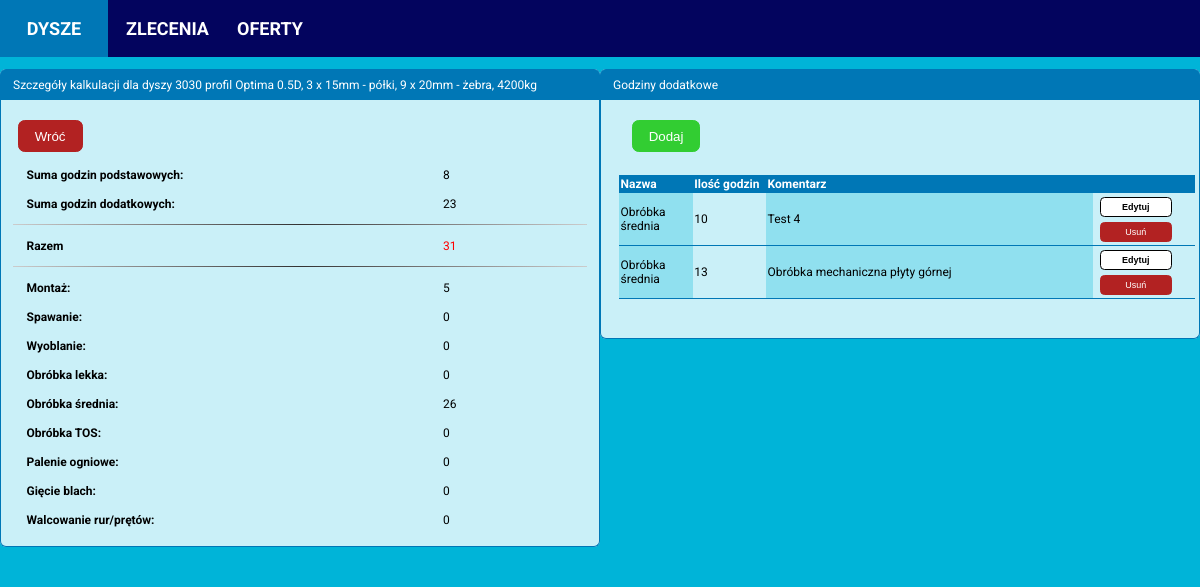
Screenshot of /nozzle/1/calculation/1/calculation_details with the database file from the repository.
### calculator/models.py (models this page shows, shortened)
class Nozzle(models.Model):
    PROFILES = (('Optima', 'Optima'),
                ('19A', '19A'),
                )
    INNER_RING_TYPES = (('Complete st. st. inside', 'Wnętrze nierdzewne'),
                        ('St. st. ring inside', 'Pierścień kawitacyjny nierdzewny'),
                        ('Complete steel', 'Wnętrze ze stali zwykłej'),
                        ('St. st. ring and outlet', 'Pierścień kawitacyjny i wylot ze stali nierdzewnej'))
    date_created = models.DateTimeField(auto_now_add=True)
    diameter = models.PositiveIntegerField(null=False, blank=False)
    profile = models.CharField(max_length=32, choices=PROFILES, null=False, blank=False)
    drawing_number = models.CharField(max_length=32, blank=True)
    profile_height = models.PositiveIntegerField(null=False, blank=False)
    inner_ring_type = models.CharField(max_length=32, choices=INNER_RING_TYPES, null=False, blank=False)
    inner_ring_thickness_propeller_zone = models.PositiveIntegerField(null=False, blank=False)
    inner_ring_thickness_inlet_zone = models.PositiveIntegerField(null=False, blank=False)
    inner_ring_thickness_outlet_zone = models.PositiveIntegerField(null=False, blank=False)
    ribs_quantity = models.PositiveIntegerField(null=False, blank=False)
    ribs_thickness = models.PositiveIntegerField(null=False, blank=False)
    segments_quantity = models.PositiveIntegerField(null=False, blank=False)
    segments_thickness = models.PositiveIntegerField(null=False, blank=False)
    has_headbox = models.BooleanField(null=False, blank=False)
    has_outlet_ring = models.BooleanField(null=False, blank=False)
    theoretical_weight = models.PositiveIntegerField(blank=True, default=0)
    real_weight = models.PositiveIntegerField(blank=True, default=0)

class AdditionalNozzleHours(models.Model):
    GROUP = [('assembly_hours', 'Montaż'),
             ('welding_hours', 'Spawanie'),
             ('spinning_hours', 'Wyoblanie'),
             ('small_machining_hours', 'Obróbka lekka'),
             ('medium_machining_hours', 'Obróbka średnia'),
             ('tos_machining_hours', 'Obróbka TOS'),
             ('cutting_plates_hours', 'Palenie blach'),
             ('bending_hours', 'Gięcie blach'),
             ('rolling_profiles_hours', 'Walcowanie rur'),
             ]
    calculation = models.ForeignKey(NozzleCalculation, on_delete=models.CASCADE)
    date_created = models.DateTimeField(auto_now_add=True)
    additional_hours_amount = models.PositiveIntegerField(blank=False)
    comment = models.TextField(blank=False, max_length=200)
    group = models.CharField(max_length=40, blank=True, null=True, choices=GROUP)

### calculator/views.py (the view)
# urls.py: path('nozzle/<int:nozzle_id>/calculation/<int:calculation_id>/calculation_details', nozzle_calculation_details_view, name='nozzle_calculation_details'),
def nozzle_calculation_details_view(request, nozzle_id, calculation_id):
    nozzle = Nozzle.objects.get(id=nozzle_id)
    ratio = round((nozzle.profile_height / nozzle.diameter), 1)
    calculation = NozzleCalculation.objects.get(id=calculation_id)
    total_hours = (calculation.assembly_hours + calculation.welding_hours + calculation.spinning_hours
                   + calculation.spinning_hours + calculation.small_machining_hours
                   + calculation.medium_machining_hours + calculation.tos_machining_hours
                   + calculation.cutting_plates_hours + calculation.bending_hours
                   + calculation.rolling_profiles_hours)
    additional_nozzle_hours = calculation.additionalnozzlehours_set.order_by('group')
    additional_hours = AdditionalNozzleHours.objects.filter(calculation=calculation).aggregate(total_hours=Sum('additional_hours_amount'))
    try:
        sum_of_all_hours = additional_hours['total_hours'] + total_hours
    except:
        sum_of_all_hours = total_hours
    additional_assembly_hours = AdditionalNozzleHours.objects.filter(
        calculation=calculation, group='assembly_hours').\
        aggregate(total_hours=Sum('additional_hours_amount'))
    try:
        all_assembly_hours = additional_assembly_hours['total_hours'] + calculation.assembly_hours
    except:
        all_assembly_hours = calculation.assembly_hours
    additional_welding_hours = AdditionalNozzleHours.objects.filter(
        calculation=calculation, group='welding_hours').\
        aggregate(total_hours=Sum('additional_hours_amount'))
    try:
        all_welding_hours = additional_welding_hours['total_hours'] + calculation.welding_hours
    except:
        all_welding_hours = calculation.welding_hours
    additional_spinning_hours = AdditionalNozzleHours.objects.filter(
        calculation=calculation, group='spinning_hours').\
        aggregate(total_hours=Sum('additional_hours_amount'))
    try:
       all_spinning_hours = additional_spinning_hours['total_hours'] + calculation.spinning_hours
    except:
        all_spinning_hours = calculation.spinning_hours
    additional_small_machining_hours = AdditionalNozzleHours.objects.filter(
        calculation=calculation, group='small_machining_hours'). \
        aggregate(total_hours=Sum('additional_hours_amount'))
    try:
        all_small_machining_hours = additional_small_machining_hours['total_hours'] + calculation.small_machining_hours
    except:
        all_small_machining_hours = calculation.small_machining_hours
    additional_medium_machining_hours = AdditionalNozzleHours.objects.filter(
        calculation=calculation, group='medium_machining_hours'). \
        aggregate(total_hours=Sum('additional_hours_amount'))
    try:
        all_medium_machining_hours = additional_medium_machining_hours['total_hours'] + calculation.medium_machining_hours
    except:
        all_medium_machining_hours = calculation.medium_machining_hours
    additional_tos_machining_hours = AdditionalNozzleHours.objects.filter(
        calculation=calculation, group='tos_machining_hours'). \
        aggregate(total_hours=Sum('additional_hours_amount'))
    try:
        all_tos_machining_hours = additional_tos_machining_hours['total_hours'] + calculation.tos_machining_hours
    except:
        all_tos_machining_hours = calculation.tos_machining_hours
    additional_cutting_plates_hours = AdditionalNozzleHours.objects.filter(
        calculation=calculation, group='cutting_plates_hours'). \
        aggregate(total_hours=Sum('additional_hours_amount'))
    try:
        all_cutting_plates_hours = additional_cutting_plates_hours['total_hours'] + calculation.cutting_plates_hours
    except:
        all_cutting_plates_hours = calculation.cutting_plates_hours
    additional_bending_hours = AdditionalNozzleHours.objects.filter(
        calculation=calculation, group='bending__hours'). \
        aggregate(total_hours=Sum('additional_hours_amount'))
    try:
        all_bending_hours = additional_bending_hours['total_hours'] + calculation.bending_hours
    except:
        all_bending_hours = calculation.bending_hours
    additional_rolling_profiles_hours = AdditionalNozzleHours.objects.filter(
        calculation=calculation, group='rolling_profiles_hours'). \
        aggregate(total_hours=Sum('additional_hours_amount'))
    try:
        all_rolling_profiles_hours = additional_rolling_profiles_hours['total_hours'] + calculation.rolling_profiles_hours
    except:
        all_rolling_profiles_hours = calculation.rolling_profiles_hours
    context = {'calculation': calculation,
               'nozzle': nozzle,
               'ratio': ratio,
               'additional_nozzle_hours': additional_nozzle_hours,
               'total_hours': total_hours,
               'additional_hours': additional_hours,
               'sum_of_all_hours': sum_of_all_hours,
               'all_assembly_hours': all_assembly_hours,
               'all_welding_hours': all_welding_hours,
               'all_spinning_hours': all_spinning_hours,
               'all_small_machining_hours': all_small_machining_hours,
               'all_medium_machining_hours': all_medium_machining_hours,
               'all_tos_machining_hours': all_tos_machining_hours,
               'all_cutting_plates_hours': all_cutting_plates_hours,
               'all_bending_hours': all_bending_hours,
               'all_rolling_profiles_hours': all_rolling_profiles_hours
               }
    template = 'calculator/nozzle_calculation_details.html'
    return render(request, template, context)

### calculator/templates/calculator/nozzle_calculation_details.html
{% extends 'calculator/base.html' %}
{% block content %}
<div class="content-main">
  <div class="item-box">
    <div class="item-header-box">
      <p>Szczegóły kalkulacji dla dyszy {{ nozzle.diameter }}
       profil {{ nozzle.profile }}
      {{ ratio }}D,
      {{ nozzle.segments_quantity}} x {{ nozzle.segments_thickness}}mm - półki,
      {{ nozzle.ribs_quantity}} x {{ nozzle.ribs_thickness}}mm - żebra,
      {{ nozzle.theoretical_weight }}kg</p>
    </div>
    <div class="item-details">
      <div class="button-box">
        <a href="{% url 'calculator:nozzle_calculations' nozzle.id %}"><button class="cancel-btn">Wróć</button></a>      </div>
      <div class="item-details-box">
        <p class="item-detail-name">Suma godzin podstawowych:</p>
        <p class="item-detail-value">{{ total_hours }}</p>
      </div>
      <div class="item-details-box">
        <p class="item-detail-name">Suma godzin dodatkowych:</p>
        <p class="item-detail-value">{{ additional_hours.total_hours }}</p>
      </div>
      <hr>
      <div class="item-details-box">
        <p class="item-detail-name">Razem</p>
        <p class="item-detail-value" style="color:red;">{{ sum_of_all_hours }}</p>
      </div>
      <hr>
      <div class="item-details-box">
        <p class="item-detail-name">Montaż:</p>
        <p class="item-detail-value">{{ all_assembly_hours }}</p>
      </div>
      <div class="item-details-box">
        <p class="item-detail-name">Spawanie:</p>
        <p class="item-detail-value">{{ all_welding_hours }}</p>
      </div>
      <div class="item-details-box">
        <p class="item-detail-name">Wyoblanie:</p>
        <p class="item-detail-value">{{ all_spinning_hours }}</p>
      </div>
      <div class="item-details-box">
        <p class="item-detail-name">Obróbka lekka:</p>
        <p class="item-detail-value">{{ all_small_machining_hours }}</p>
      </div>
      <div class="item-details-box">
        <p class="item-detail-name">Obróbka średnia:</p>
        <p class="item-detail-value">{{ all_medium_machining_hours }}</p>
      </div>
      <div class="item-details-box">
        <p class="item-detail-name">Obróbka TOS:</p>
        <p class="item-detail-value">{{ all_tos_machining_hours }}</p>
      </div>
      <div class="item-details-box">
        <p class="item-detail-name">Palenie ogniowe:</p>
        <p class="item-detail-value">{{ all_cutting_plates_hours }}</p>
      </div>
      <div class="item-details-box">
        <p class="item-detail-name">Gięcie blach:</p>
        <p class="item-detail-value">{{ all_bending_hours }}</p>
      </div>
      <div class="item-details-box">
        <p class="item-detail-name">Walcowanie rur/prętów:</p>
         <p class="item-detail-value">{{ all_rolling_profiles_hours }}</p>
      </div>
    </div>
  </div>
  <div class="item-box">
    <div class="item-header-box">
      <p>Godziny dodatkowe</p>
    </div>
    <div class="item-details">
      <div class="item-details-box">
        <a href="{% url 'calculator:add_additional_nozzle_hours' nozzle.id calculation.id %}">
          <button class="add-btn" type="button">Dodaj</button>
        </a>
      </div>
      <div class="item-details-table">
        <table style="width: 48em;">
          <thead>
            <tr>
              <th style="width:6em;">Nazwa</th>
              <th style="width:6em;">Ilość godzin</th>
              <th style="width:28em;">Komentarz</th>
              <th></th>
            </tr>
          </thead>
          {% for additional_nozzle_hour in additional_nozzle_hours %}
          <tr>
            <td>{{ additional_nozzle_hour.get_group_display }}</td>
            <td>{{ additional_nozzle_hour.additional_hours_amount }}</td>
            <td>{{ additional_nozzle_hour.comment|truncatechars:170 }}</td>
            <td>
              <a href="{% url 'calculator:edit_additional_nozzle_hours' nozzle.id calculation.id additional_nozzle_hour.id %}">
                <button class="show-btn">Edytuj</button>
              </a>
            <a href="{% url 'calculator:delete_additional_nozzle_hours' nozzle.id calculation.id additional_nozzle_hour.id %}"><button class="delete-btn">Usuń</button></a>
            </td>
          </tr>
          {% endfor %}
        </table>
      </div>
    </div>
  </div>
</div>
{% endblock content %}

### static/styles.css (style rules this page uses)
body { font-family: Roboto, Arial; font-size: 12px; margin: 0 auto; padding: 0; background-color: #00b4d8; }
table { width: 480px; }
table, th, td { border-collapse: collapse; text-align: left; border-bottom: 1px solid #0077b6; margin-left: 0.5em; margin-bottom: 2em; }
td:nth-child(2n+1) { background-color: #90e0ef; }
thead { background-color: #0077b6; color: white; font-weight: 300; }
thead th { width: 100px; }
th, td { padding: 0.125em; }
hr { border: 0; height: 1px; background: #333; background-image: linear-gradient(to right, #ccc, #333, #ccc); }
.content-main { display: flex; flex-direction: row; background-color: #00b4d8; justify-content: space-between; align-items: flex-start; margin: 0 auto; padding: 0 auto; }
.item-box { min-width: 350px; width: 600px; display: flex; flex-direction: column; background-color: #CAF0F8; border-radius: 0.5em; margin: 1em auto; padding: 0px; }
.item-header-box { display: flex; margin: 0; padding-left: 1em; background-color: #0077b6; height: 2.5em; color: white; border-top-left-radius: 0.5em; border-top-right-radius: 0.5em; border-left: 1px solid #0077b6; border-right: 1px solid #0077b6; border-top: 1px solid #0077b6; align-items: center; }
.item-details { padding: 1em 1em; border-left: 1px solid #0077b6; border-right: 1px solid #0077b6; border-bottom: 1px solid #0077b6; border-bottom-left-radius: 0.5em; border-bottom-right-radius: 0.5em; }
.item-details-box { display: flex; justify-content: space-between; align-items: center; padding: 0.125em 1em; }
.item-details-table { padding: 0.25em 0; margin-top: 1em; }
.item-detail-name { width: 20em; font-weight: bold; justify-content: center; text-align: left; margin: 0.5em 0.125em; }
.item-detail-value { margin: 0 1em; width: 10em; }
.button-box { display: flex; justify-content: flex-start; align-items: center; margin: 0.125em 0.25em; }
.show-btn { font-size: 0.75em; font-weight: bold; text-align: center; margin: 0.25em 0.625em; background-color: white; border: 1px solid black; border-radius: 0.5em; height: 1.25rem; width: 8em; cursor: pointer; transition: background-color 0.2s; transition: color 0.2s; }
.delete-btn { font-size: 0.75em; text-align: center; margin: 0.25em 0.625em; background-color: firebrick; color: white; border: 1px solid firebrick; border-radius: 0.5em; height: 1.25rem; width: 8em; cursor: pointer; transition: background-color 0.2s; transition: color 0.2s; }
.add-btn, .confirm-btn, .cancel-btn { background-color: limegreen; color: white; border: 1px solid limegreen; border-radius: 0.5em; height: 2rem; padding: 0.5rem 1rem; margin: 0.5em 0.5em; cursor: pointer; }
.cancel-btn { background-color: firebrick; border: 1px solid firebrick; margin-left: 0.125em; }

### rows the page displays
Nozzle: diameter "3030", profile "Optima", segments_quantity "3", segments_thickness "15", ribs_quantity "9", ribs_thickness "20", theoretical_weight "4200"
AdditionalNozzleHours: group "Obróbka średnia", additional_hours_amount "10", comment "Test 4"
AdditionalNozzleHours: group "Obróbka średnia", additional_hours_amount "13", comment "Obróbka mechaniczna płyty górnej"

### other values shown
{{ ratio }} "0.5"
{{ total_hours }} "8"
{{ additional_hours.total_hours }} "23"
{{ sum_of_all_hours }} "31"
{{ all_assembly_hours }} "5"
{{ all_welding_hours }} "0"
{{ all_spinning_hours }} "0"
{{ all_small_machining_hours }} "0"
{{ all_medium_machining_hours }} "26"
{{ all_tos_machining_hours }} "0"
{{ all_cutting_plates_hours }} "0"
{{ all_bending_hours }} "0"
{{ all_rolling_profiles_hours }} "0"
